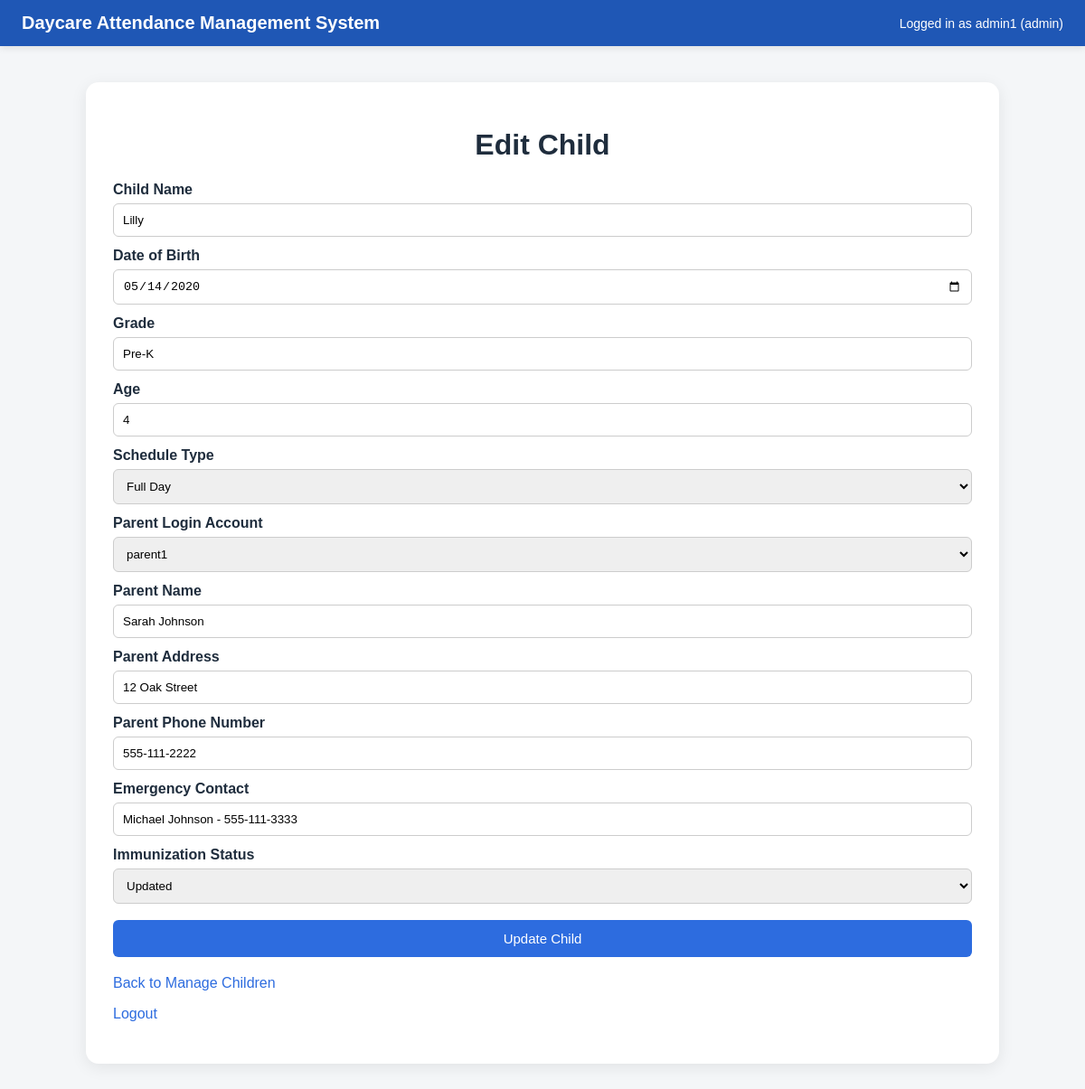
The app's page /admin/edit_child/1 (signed in) with its own data.
### tables this page shows
CREATE TABLE children (
    id INTEGER PRIMARY KEY AUTOINCREMENT,
    name TEXT NOT NULL,
    date_of_birth TEXT,
    grade TEXT,
    age INTEGER NOT NULL,
    parent_user_id INTEGER,
    parent_name TEXT,
    parent_address TEXT,
    parent_phone TEXT,
    emergency_contact TEXT,
    immunization_status TEXT,
    FOREIGN KEY (parent_user_id) REFERENCES users(id)
);

CREATE TABLE users (
    id INTEGER PRIMARY KEY AUTOINCREMENT,
    username TEXT NOT NULL UNIQUE,
    password TEXT NOT NULL,
    role TEXT NOT NULL
);

### app.py (the view, shortened to what this page needs)
@app.route("/admin/edit_child/<int:child_id>", methods=["GET", "POST"])
def edit_child(child_id):
    if "role" not in session or session["role"] != "admin":
        return redirect(url_for("login"))
    conn = get_db_connection()
    child = conn.execute(
        "SELECT * FROM children WHERE id = ?",
        (child_id,)
    ).fetchone()
    parents = conn.execute(
        "SELECT id, username FROM users WHERE role = 'parent' ORDER BY username"
    ).fetchall()
    conn.close()
    if child is None:
        flash("Child not found.")
        return redirect(url_for("manage_children"))
    return render_template(
        "edit_child.html",
        child=child,
        parents=parents,
        username=session["username"],
        role=session["role"]
    )

### app.py (called while the page is built)
def get_db_connection():
    conn = sqlite3.connect("daycare.db")
    conn.row_factory = sqlite3.Row
    return conn

### templates/edit_child.html (shortened to what this page needs)
<!DOCTYPE html>
<html>
<head>
    <link rel="stylesheet" href="{{ url_for('static', filename='style.css') }}">
</head>
<body>
    <div class="topbar">
        <div class="topbar-title">Daycare Attendance Management System</div>
        <div class="topbar-user">Logged in as {{ username }} ({{ role }})</div>
    </div>
    <div class="container">
        <h1>Edit Child</h1>
        <form method="POST">
            <label>Child Name</label>
            <input type="text" name="name" value="{{ child['name'] }}" required>
            <label>Date of Birth</label>
            <input type="date" name="date_of_birth" value="{{ child['date_of_birth'] }}">
            <label>Grade</label>
            <input type="text" name="grade" value="{{ child['grade'] }}">
            <label>Age</label>
            <input type="number" name="age" value="{{ child['age'] }}" required>
            <label>Schedule Type</label>
            <select name="schedule_type">
                <option value="Full Day" {% if child['schedule_type'] == 'Full Day' %}selected{% endif %}>Full Day</option>
            </select>
            <label>Parent Login Account</label>
            <select name="parent_user_id">
                {% for parent in parents %}
                    <option value="{{ parent['id'] }}"
                        {% if child['parent_user_id'] == parent['id'] %}selected{% endif %}>
                        {{ parent['username'] }}
                    </option>
                {% endfor %}
            </select>
            <label>Parent Name</label>
            <input type="text" name="parent_name" value="{{ child['parent_name'] }}">
            <label>Parent Address</label>
            <input type="text" name="parent_address" value="{{ child['parent_address'] }}">
            <label>Parent Phone Number</label>
            <input type="text" name="parent_phone" value="{{ child['parent_phone'] }}">
            <label>Emergency Contact</label>
            <input type="text" name="emergency_contact" value="{{ child['emergency_contact'] }}">
            <label>Immunization Status</label>
            <select name="immunization_status">
                <option value="Updated" {% if child['immunization_status'] == 'Updated' %}selected{% endif %}>Updated</option>
            </select>
            <button type="submit">Update Child</button>
        </form>
        <p style="margin-top:20px;"><a href="/admin/children">Back to Manage Children</a></p>
        <p><a href="/logout">Logout</a></p>
    </div>
</body>
</html>

### static/style.css (style rules this page uses)
body { font-family: Arial, sans-serif; background: #f4f6f8; margin: 0; padding: 0; color: #1f2d3d; }
.topbar { background: #1f57b5; color: white; padding: 14px 24px; display: flex; justify-content: space-between; align-items: center; flex-wrap: wrap; box-shadow: 0 2px 8px rgba(0, 0, 0, 0.1); }
.topbar-title { font-size: 20px; font-weight: bold; }
.topbar-user { font-size: 14px; }
.container { width: 950px; margin: 40px auto; background: white; padding: 30px; border-radius: 14px; box-shadow: 0 4px 18px rgba(0, 0, 0, 0.08); }
h1, h2 { text-align: center; color: #1f2d3d; }
label { display: block; margin-top: 12px; font-weight: bold; }
input, select { width: 100%; padding: 10px; margin-top: 6px; box-sizing: border-box; border: 1px solid #ccc; border-radius: 6px; }
button { margin-top: 18px; width: 100%; padding: 12px; background: #2d6cdf; color: white; border: none; border-radius: 6px; cursor: pointer; font-size: 15px; }
a { color: #2d6cdf; text-decoration: none; }

### records on screen
children: name "Lilly", date_of_birth "05/14/2020", grade "Pre-K", age "4", parent_user_id "parent1", parent_name "Sarah Johnson", parent_address "12 Oak Street", parent_phone "555-111-2222", emergency_contact "Michael Johnson - 555-111-3333", immunization_status "Updated"

### other values on screen
{{ username }} "admin1"
{{ role }} "admin"
